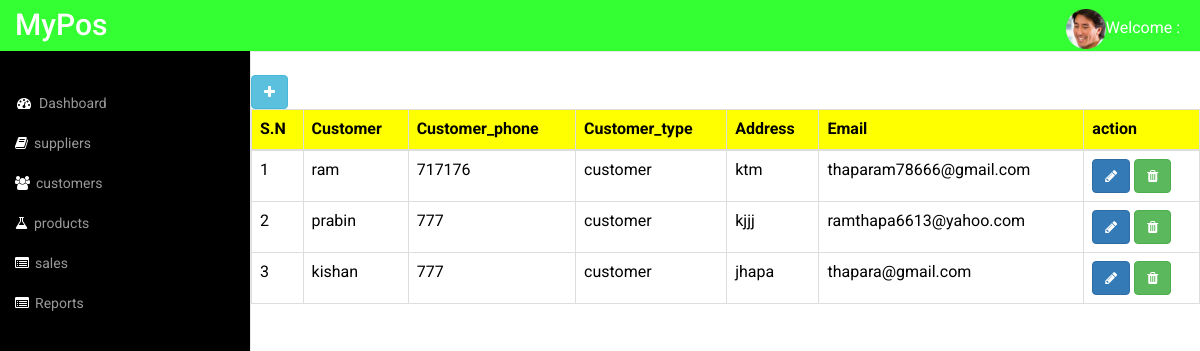
/customer/list/, run on an earlier commit of the app's database.
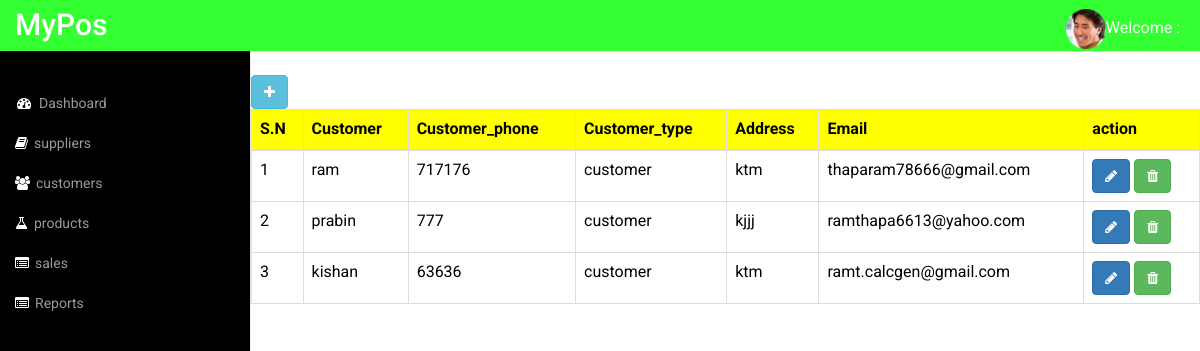
And on a later commit of the database.
### posapp/models.py (models this page shows, shortened)
class Customer(models.Model):
    identity = models.IntegerField(primary_key=True)
    customer = models.CharField(max_length=20)
    customer_phone = models.IntegerField(blank=True, null=True)
    customer_type=models.CharField(max_length=200, default='customer', blank=True, null=True)
    address = models.TextField(max_length=500, blank=True,null=True)
    email = models.EmailField(max_length=100,unique=True)
    image = models.ImageField(upload_to='customer')

### posapp/views.py (the view)
# urls.py: path('customer/list/', CustomerListView.as_view(), name='customerlist'),
class CustomerListView(TemplateView):
    template_name = 'customer/customerlist.html'
    def get_context_data(self, **kwargs):
        context = super().get_context_data(**kwargs)
        context['customers'] = Customer.objects.all()
        return context

### templates/customer/customerlist.html
{% extends 'admintemplates/adminbase.html' %}
{% load static %}
{% block content %}
	<div class="row">
		<div class="col-md-12 table-responsive-sm">
            <br>
			<a href="{% url 'posapp:customercreate' %}" class="btn btn-info"><i class="fa fa-plus"></i></a>
			<table class="table table-bordered">
				<thead style="background-color: yellow;color:black;">
					<tr class="text-dark">
						<th>S.N</th>
						<th>Customer</th>
						<th>Customer_phone</th>
						<th>Customer_type</th>
						<th>Address</th>
                        <th>Email</th>
						<th>action</th>
					</tr>
				</thead>
				<tbody>
					{% for customer in customers %}
					<tr style="color: black;">
						<td>{{ forloop.counter }}</td>
						<td>{{ customer.customer }}</td>
						<td>{{ customer.customer_phone }}</td>
						<td>{{ customer.customer_type }}</td>
                        <td>{{ customer.address }}</td>
						<td>{{ customer.email }}</td>
						<td>
                            <a href="{% url 'posapp:customerupdate' customer.pk %}" class="btn btn-primary"><i class="fa fa-pencil"></i></a>
							<a href="{% url 'posapp:customerdelete' customer.pk %}" class="btn btn-success"><i class="fa fa-trash"></i></a>
						</td>
					</tr>
					{% endfor %}
				</tbody>
			</table>
		</div>
	</div>
{% endblock %}

What changed in the data, as far as the page shows it:
changed Customer "kishan": customer_phone "777" → "63636"; address "jhapa" → "ktm"; email "thapara@gmail.com" → "ramt.calcgen@gmail.com"
